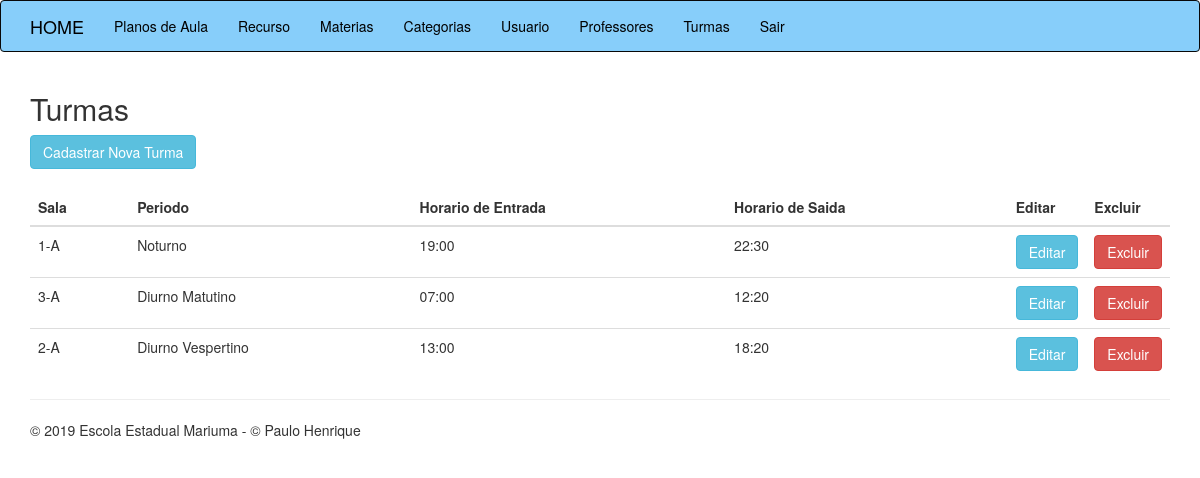
Screenshot of /turmas.php with the database file from the repository.
### tables this page shows
CREATE TABLE `tb_turma` (
  `id` int(11) NOT NULL,
  `sala` varchar(30) NOT NULL,
  `periodo` varchar(20) NOT NULL,
  `horarioInicio` varchar(10) NOT NULL,
  `horarioFim` varchar(10) NOT NULL
);

### classes/Turma.php (called while the page is built, shortened)
<?php
class Turma{
    public function listarTurma(){
        $conexao = new PDO("mysql:host=127.0.0.1;dbname=escola","root","");
        $query = "SELECT id, sala, periodo, horarioInicio, horarioFim  FROM tb_turma";
        $resultado = $conexao->query($query);
        $lista = $resultado->fetchAll();
        return $lista;
    }
}
?>

### turmas.php (the view)
<?php
    require_once 'cabecalho.php';
    require_once 'classes/Turma.php';
    $turma = new Turma();
    $listar = $turma->listarTurma();
?>
<h2>Turmas</h2>
<a href="turmas-criar.php"  class="btn btn-info">Cadastrar Nova Turma</a>
<br><br>
<table class="table">
    <thead>
        <th>Sala</th>
        <th>Periodo</th>
        <th>Horario de Entrada</th>
        <th>Horario de Saida</th>
        <th class="acao">Editar</th>
        <th class="acao">Excluir</th>
    </thead>
    <tbody>
        <?php foreach($listar as $linha){?>
            <tr>
                <td><?php echo $linha['sala'];?></td>
                <td><?php echo $linha['periodo'];?></td>
                <td><?php echo $linha['horarioInicio'];?></td>
                <td><?php echo $linha['horarioFim'];?></td>
                <td><a href="turmas-editar.php?CODIGO=<?php echo $linha['id'];?>" class="btn btn-info">Editar</a></td>
                <td><a href="turmas-excluir.php?CODIGO=<?php echo $linha['id'];?>" class="btn btn-danger">Excluir</a></td>
            </tr>
        <?php }?>
    </tbody>
</table>
<?php require_once 'rodape.php'?>

### assets/css/app.css (style rules this page uses)
.table th+.acao { width: 50px; }

### rows the page displays
tb_turma: sala "1-A", periodo "Noturno", horarioInicio "19:00", horarioFim "22:30"
tb_turma: sala "3-A", periodo "Diurno Matutino", horarioInicio "07:00", horarioFim "12:20"
tb_turma: sala "2-A", periodo "Diurno Vespertino", horarioInicio "13:00", horarioFim "18:20"
